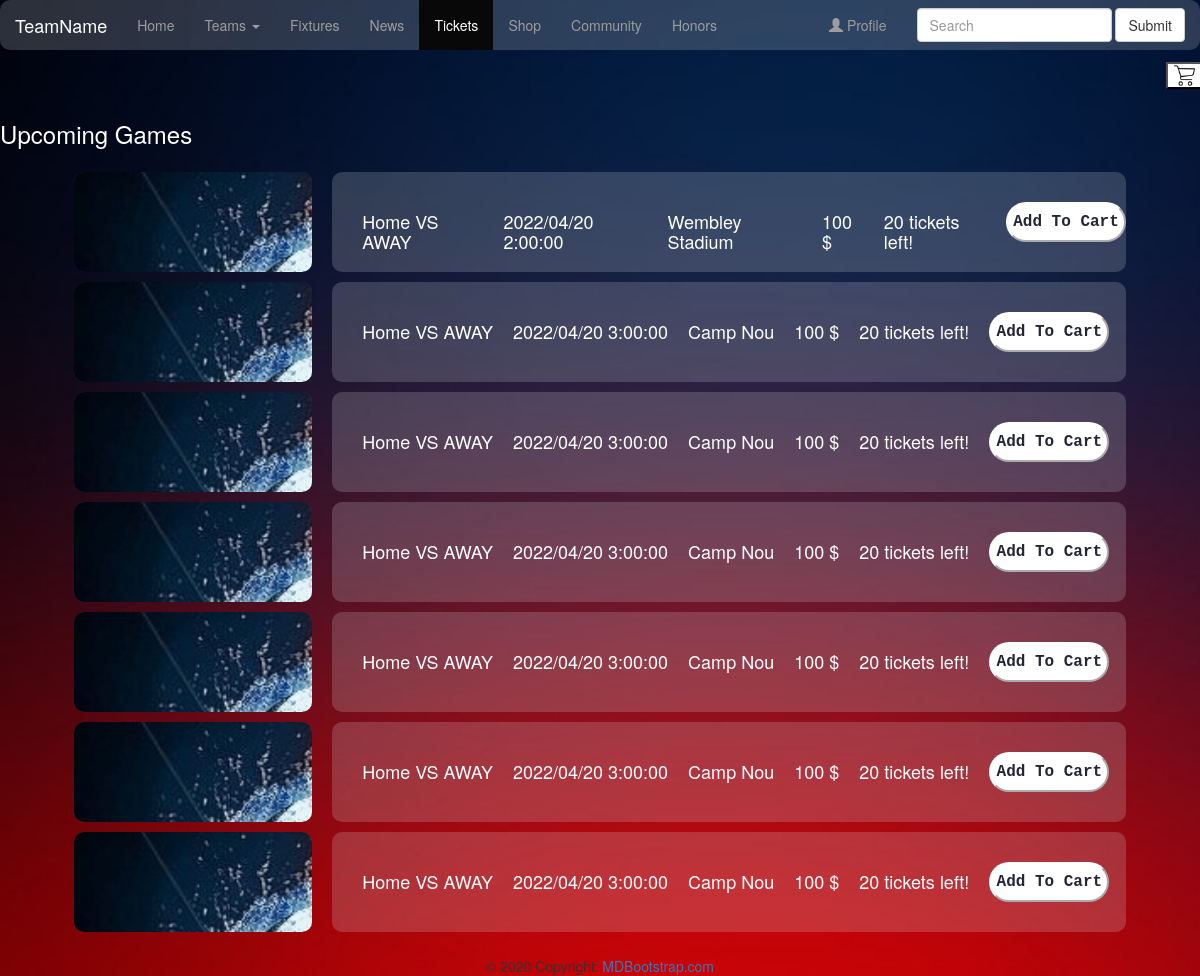
Page /tickets on the committed database.
### tables this page shows
CREATE TABLE tickets (
	ticketid	int PRIMARY KEY,
	oppteam	text NOT NULL,
	tickettime	datetime NOT NULL,
	arena	text NOT NULL,
	ticketprice	int NOT NULL,
  stock int NOT NULL
);

### app.py (the view)
@app.route('/tickets', methods=['GET', 'POST'])
def getTicket():
    if 'user' in session:
        user = session['user']
        role = session['role']
    else:
        user = None
        role = ""
    tickets = functions.getTicket()
    if request.method == 'POST':
        if 'addticketcartbut' in request.form:
            return redirect(url_for('addTicketCart', ticketid=request.form["ticketid"]))
    return render_template('tickets.html', user=user, role=role, tickets=tickets)

### functions.py (called while the page is built)
def getTicket():
    conn = sqlite3.connect('database/430Group4.db')
    cursor = conn.cursor()
    cursor.execute("select * from tickets")
    res = cursor.fetchall()
    tickets = []
    for row in res:
        tickets.append(row)
    length = len(tickets)
    remaining = 50-length
    i = 0
    for i in range(0, remaining):
        i = i+1
    cursor.close()
    conn.close()
    return tickets

### templates/tickets.html (shortened to what this page needs)
<!DOCTYPE html>
<html lang="en">
  <head>
    <link
      rel="stylesheet"
      href="https://maxcdn.bootstrapcdn.com/bootstrap/3.4.1/css/bootstrap.min.css"
    />
    <link
    href="{{ url_for('static', filename='css/tickets.css') }}"
    rel="stylesheet"
    type="text/css"
    />
  </head>
  <body>
    <nav class="navbar navbar-inverse bringToFrontDiv">
      <div class="container-fluid">
        <div class="navbar-header">
          <a class="navbar-brand" href="/">TeamName</a>
        </div>
        <ul class="nav navbar-nav">
          <li><a href="/">Home</a></li>
          <li class="dropdown">
            <a class="dropdown-toggle" data-toggle="dropdown" href="#"
              >Teams <span class="caret"></span
            ></a>
          </li>
          <li><a href="/fixtures">Fixtures</a></li>
          <li><a href="/news">News</a></li>
          <li class="active"><a href=#>Tickets</a></li>
          <li><a href="/shop">Shop</a></li>
          <li><a href="/community">Community</a></li>
          <li><a href="/honorsfb">Honors</a></li>
        </ul>
        <form class="navbar-form navbar-right" action="/action_page.php">
          <div class="form-group">
            <input type="text" class="form-control" placeholder="Search" />
          </div>
          <button type="submit" class="btn btn-default">Submit</button>
        </form>
        <ul class="nav navbar-nav navbar-right">
          <li>
            {%if user is none%}
            <a href="/login">
              <span class="glyphicon glyphicon-user"></span> Profile</a
            >
            {%else%}
            <a href="/">
              <span class="glyphicon glyphicon-user"></span> {{user}}</a
            >
            {%endif%}
          </li>
        </ul>
      </div>
    </nav>
   <div class="row">
    <form action="/cart" method="POST" autocomplete="off">
      <button class="cart_button">
        <img class="cart_img" src="{{url_for('static', filename='css/images/shop/shopping-cart.png')}}"/>
      </button>
    </form>
  </div>
    <div class="content">
        <div class="title">
            <h3>Upcoming Games</h3>
        </div>
        <div class="gamesAll">
            {%for ticket in tickets%}
            <div class="gameRow">
              <div class="bringToFrontDiv descriptiveImage">
                  <img src="{{url_for('static', filename='css/images/tickets/game.png')}}" alt="">
              </div>
                  <div class="bringToFrontDiv descriptive">
                      <div class="description">
                          <h4>Home VS {{ticket[1]}}</h4>
                          <h4>{{ticket[2]}}</h4>
                          <h4>{{ticket[3]}}</h4>
                          <h4>{{ticket[4]}} $</h4>
                          <h4>{{ticket[5]}} tickets left!</h4>
                          <form action="/tickets" method="POST" autocomplete="off">
                            <button id="addTicketCart-button" class="btn-xs " type="submit">Add To Cart</button>
                          </form>
                      </div>
                  </div>
            </div>
            {%endfor%}
        </div>
    </div>
    <footer class="page-footer font-small blue">
      <div class="footer-copyright text-center py-3">
        <a href="/"> MDBootstrap.com</a>
      </div>
    </footer>
  </body>
</html>

### static/css/tickets.css (style rules this page uses)
body { background-image: url('images/bg.jpeg'); background-repeat: no-repeat; background-attachment: fixed; background-size: cover; }
.navbar { margin: 0; border: 0; }
.bringToFrontDiv { background: rgba(219, 223, 230, 0.2); border-radius: 10px; }
.gamesAll { display:flex; flex-direction: column; row-gap:1rem; margin:2%; justify-content: center; align-items: center; height:auto; }
.gameRow { display:flex; flex-direction: row; column-gap: 2rem; width:100%; height:10rem; padding-right:5rem; padding-left:5rem; justify-content: flex-start; }
.descriptive { text-align:left; width: 100%; height:100%; }
div.descriptive, div.content h2,h3,h4,p { color: white; }
div.descriptive h2,h3,h4,h5 { color:white; }
.description { display:flex; padding-top:3rem; padding-bottom:3rem; padding-left: 3rem; padding-right: 0; justify-content: flex-start; column-gap:2rem; }
.descriptiveImage { border-radius: 10px; justify-content: stretch; overflow: hidden; width:30%; height:100%; }
div.descriptiveImage img { size:auto; position: center; }
.cart_button { background-color: white; float: right; width: 3%; height: 2%; z-index: -1; margin: 1% 1% 1% 1%; }
.cart_img { float: right; width: 100%; height: 100%; z-index: +1; }
.btn-xs { width:12rem; height:40px; border-radius: 20px; color:hsl(234,22%,18%); cursor: pointer; font-family: 'Courier New', Courier, monospace; font-weight: 600; background:white; font-size: 16px; border-color: white; }

### rows in the picture
tickets: oppteam "AWAY", tickettime "2022/04/20 2:00:00", arena "Wembley Stadium", ticketprice "100", stock "20"
tickets: oppteam "AWAY", tickettime "2022/04/20 3:00:00", arena "Camp Nou", ticketprice "100", stock "20"
tickets: oppteam "AWAY", tickettime "2022/04/20 3:00:00", arena "Camp Nou", ticketprice "100", stock "20"
tickets: oppteam "AWAY", tickettime "2022/04/20 3:00:00", arena "Camp Nou", ticketprice "100", stock "20"
tickets: oppteam "AWAY", tickettime "2022/04/20 3:00:00", arena "Camp Nou", ticketprice "100", stock "20"
tickets: oppteam "AWAY", tickettime "2022/04/20 3:00:00", arena "Camp Nou", ticketprice "100", stock "20"
tickets: oppteam "AWAY", tickettime "2022/04/20 3:00:00", arena "Camp Nou", ticketprice "100", stock "20"
